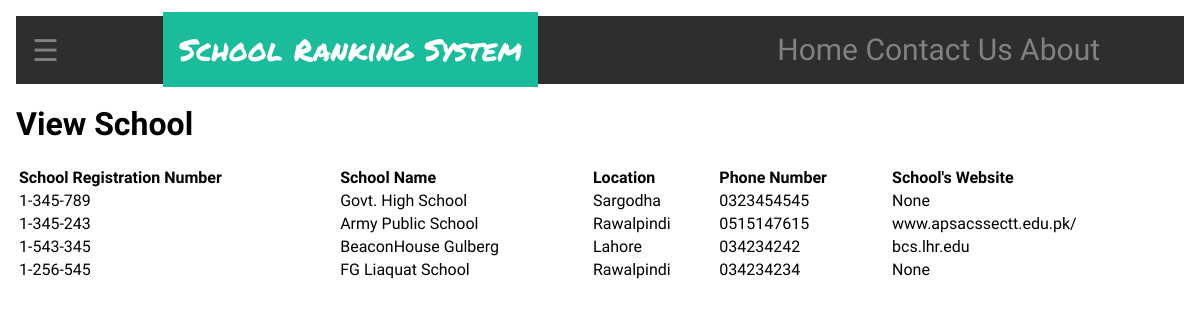
Before: /schoolView with the older database file.
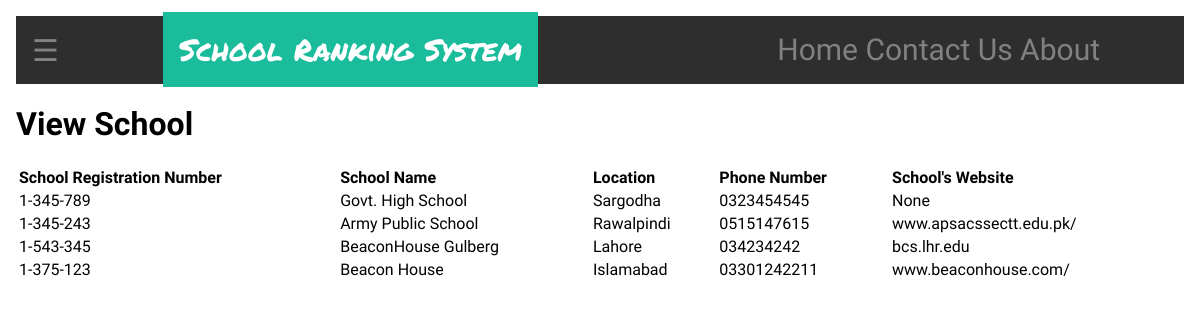
After: the same page with the newer database file.
### tables this page shows
CREATE TABLE School (
	RegNo VARCHAR(40) NOT NULL PRIMARY KEY, 
    Sname VARCHAR(40) NOT NULL, 
    Location VARCHAR(45) NOT NULL,
    PhoneNo VARCHAR(14),
    Website VARCHAR(45)
);

### application.py (the view)
@app.route("/schoolView")
def schoolView():
    rows = db.execute("SELECT * FROM School")
    return render_template("school/schoolView.html", schoolView = rows)

### templates/school/schoolView.html (shortened to what this page needs)
{% extends "layout.html" %}
{% block heading %}
    View School
{% endblock %}
{% block body %}
    <table style="width:100%">
        <tr>
            <th>School Registration Number</th>
            <th>School Name</th>
            <th>Location</th>
            <th>Phone Number</th>
            <th>School's Website</th>
        </tr>
        {% for i in schoolView %}
            <tr>
                <td>{{ i.RegNo }}</td>
                <td>{{ i.Sname }}</td>
                <td>{{ i.Location }}</td>
                <td>{{ i.PhoneNo }}</td>
                <td>{{ i.Website }}</td>
            </tr>
        {% endfor %}
    </table>
{% endblock %}

### templates/layout.html (shortened to what this page needs)
<!DOCTYPE html>
<html>
<head>
	<link rel="stylesheet" type="text/css" href="{{ url_for('static', filename='css/main.css') }}">
</head>
<body>
	<div id="main" class="w3-animate-opacity">
		<div id="Title">
			<span class="openSideNav" onclick="openNav()">&#9776;</span>
			<span class="titleBar"> School Ranking System </span>
			<span class="titleBarMenu">
				<a href="/">Home</a>
				<a href="/contactUs">Contact Us</a>
				<a href="/about">About</a>
			</span>
		</div>
		<h1>{% block heading %}{% endblock %}</h1>
		{% block body %}{% endblock %}
	</div>
</body>
</html>

### static/css/main.css (style rules this page uses)
body { margin: 0; font: 16px 'Poiret One' !important; }
th { text-align: left; }
.openSideNav { font-size:30px; cursor:pointer; }
#main { transition: margin-left .5s; padding: 16px; }
#Title { transition: margin-left .5s; padding: 16px; background: #2e2e2e; color: #818181; }
.titleBar { position: relative; left: 100px; font-size: 30px; font-family: 'Permanent Marker', cursive; text-transform: capitalize; line-height:36px; padding: 16px; background: #1abc9c; color: white; }
.titleBarMenu { font-size: 30px; position: absolute; right: 100px; }
.titleBarMenu a { color: #818181; text-decoration: none; display: inline-block; }

Changed rows visible on the page:
removed School: RegNo "1-256-545", Sname "FG Liaquat School", Location "Rawalpindi", PhoneNo "034234234", Website "None"
added School: RegNo "1-375-123", Sname "Beacon House", Location "Islamabad", PhoneNo "03301242211", Website "www.beaconhouse.com/"
